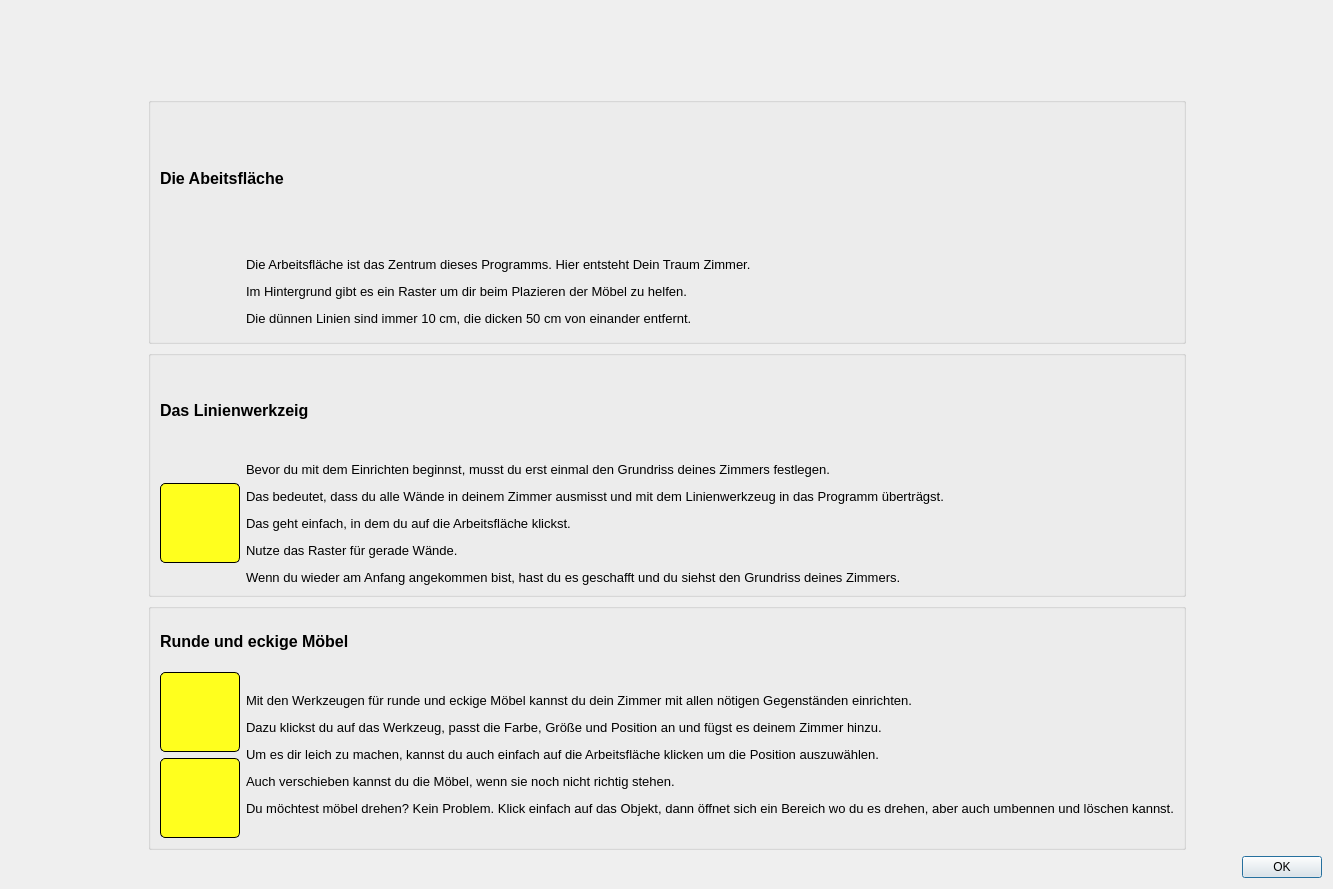
<?xml version="1.0" encoding="UTF-8"?>
<ui version="4.0">
 <class>TutorialLineTool</class>
 <widget class="QDialog" name="TutorialLineTool">
  <property name="geometry">
   <rect>
    <x>0</x>
    <y>0</y>
    <width>1333</width>
    <height>889</height>
   </rect>
  </property>
  <property name="windowTitle">
   <string>Dialog</string>
  </property>
  <layout class="QGridLayout" name="gridLayout">
   <item row="1" column="2">
    <widget class="QGroupBox" name="groupBox_2">
     <property name="title">
      <string/>
     </property>
     <layout class="QGridLayout" name="gridLayout_3">
      <item row="2" column="0">
       <widget class="QWidget" name="widget_2" native="true">
        <property name="minimumSize">
         <size>
          <width>80</width>
          <height>80</height>
         </size>
        </property>
        <property name="maximumSize">
         <size>
          <width>80</width>
          <height>80</height>
         </size>
        </property>
        <property name="styleSheet">
         <string notr="true">image: url(:/new/prefix1/Raster.png);</string>
        </property>
       </widget>
      </item>
      <item row="2" column="1">
       <widget class="QLabel" name="label_4">
        <property name="text">
         <string>&lt;html&gt;&lt;head/&gt;&lt;body&gt;&lt;p&gt;&lt;span style=&quot; font-size:10pt;&quot;&gt;Die Arbeitsfläche ist das Zentrum dieses Programms. Hier entsteht Dein Traum Zimmer. &lt;/span&gt;&lt;/p&gt;&lt;p&gt;&lt;span style=&quot; font-size:10pt;&quot;&gt;Im Hintergrund gibt es ein Raster um dir beim Plazieren der Möbel zu helfen. &lt;/span&gt;&lt;/p&gt;&lt;p&gt;&lt;span style=&quot; font-size:10pt;&quot;&gt;Die dünnen Linien sind immer 10 cm, die dicken 50 cm von einander entfernt.&lt;/span&gt;&lt;/p&gt;&lt;/body&gt;&lt;/html&gt;</string>
        </property>
       </widget>
      </item>
      <item row="1" column="0" colspan="3">
       <widget class="QLabel" name="label_3">
        <property name="text">
         <string>&lt;html&gt;&lt;head/&gt;&lt;body&gt;&lt;p&gt;&lt;span style=&quot; font-size:12pt; font-weight:600;&quot;&gt;Die Abeitsfläche&lt;/span&gt;&lt;/p&gt;&lt;/body&gt;&lt;/html&gt;</string>
        </property>
       </widget>
      </item>
     </layout>
    </widget>
   </item>
   <item row="0" column="2">
    <widget class="QWidget" name="widget" native="true">
     <property name="sizePolicy">
      <sizepolicy hsizetype="Preferred" vsizetype="Preferred">
       <horstretch>0</horstretch>
       <verstretch>0</verstretch>
      </sizepolicy>
     </property>
     <property name="minimumSize">
      <size>
       <width>0</width>
       <height>60</height>
      </size>
     </property>
     <property name="maximumSize">
      <size>
       <width>16777215</width>
       <height>80</height>
      </size>
     </property>
     <property name="styleSheet">
      <string notr="true">image: url(:/new/prefix1/Element 1.png);</string>
     </property>
    </widget>
   </item>
   <item row="3" column="2">
    <widget class="QGroupBox" name="groupBox_3">
     <property name="title">
      <string/>
     </property>
     <layout class="QGridLayout" name="gridLayout_4">
      <item row="2" column="0">
       <widget class="QPushButton" name="pushButton_3">
        <property name="sizePolicy">
         <sizepolicy hsizetype="Fixed" vsizetype="Fixed">
          <horstretch>0</horstretch>
          <verstretch>0</verstretch>
         </sizepolicy>
        </property>
        <property name="minimumSize">
         <size>
          <width>80</width>
          <height>80</height>
         </size>
        </property>
        <property name="baseSize">
         <size>
          <width>80</width>
          <height>80</height>
         </size>
        </property>
        <property name="styleSheet">
         <string notr="true">QPushButton {
	background-color: rgb(255, 255, 30); border: 1px solid black;
	border-radius: 5px;
}

QPushButton:checked {
	background-color: qradialgradient(spread:pad, cx:0.5, cy:0.5, radius:0.5, fx:0.5, fy:0.5, stop:0 rgba(255, 255, 0, 255), stop:1 rgba(255, 200, 0, 255))
}</string>
        </property>
        <property name="text">
         <string/>
        </property>
        <property name="icon">
         <iconset resource="Images/selecttool.qrc">
          <normaloff>:/new/prefix1/ic_stop_black_48dp.png</normaloff>:/new/prefix1/ic_stop_black_48dp.png</iconset>
        </property>
        <property name="iconSize">
         <size>
          <width>60</width>
          <height>60</height>
         </size>
        </property>
       </widget>
      </item>
      <item row="1" column="0">
       <widget class="QPushButton" name="pushButton_2">
        <property name="sizePolicy">
         <sizepolicy hsizetype="Fixed" vsizetype="Fixed">
          <horstretch>0</horstretch>
          <verstretch>0</verstretch>
         </sizepolicy>
        </property>
        <property name="minimumSize">
         <size>
          <width>80</width>
          <height>80</height>
         </size>
        </property>
        <property name="baseSize">
         <size>
          <width>80</width>
          <height>80</height>
         </size>
        </property>
        <property name="styleSheet">
         <string notr="true">QPushButton {
	background-color: rgb(255, 255, 30); border: 1px solid black;
	border-radius: 5px;
}

QPushButton:checked {
	background-color: qradialgradient(spread:pad, cx:0.5, cy:0.5, radius:0.5, fx:0.5, fy:0.5, stop:0 rgba(255, 255, 0, 255), stop:1 rgba(255, 200, 0, 255))
}</string>
        </property>
        <property name="text">
         <string/>
        </property>
        <property name="icon">
         <iconset resource="Images/selecttool.qrc">
          <normaloff>:/new/prefix1/ic_fiber_manual_record_black_48dp.png</normaloff>:/new/prefix1/ic_fiber_manual_record_black_48dp.png</iconset>
        </property>
        <property name="iconSize">
         <size>
          <width>60</width>
          <height>60</height>
         </size>
        </property>
        <property name="checkable">
         <bool>true</bool>
        </property>
       </widget>
      </item>
      <item row="0" column="0" colspan="2">
       <widget class="QLabel" name="label_5">
        <property name="text">
         <string>&lt;html&gt;&lt;head/&gt;&lt;body&gt;&lt;p&gt;&lt;span style=&quot; font-size:12pt; font-weight:600;&quot;&gt;Runde und eckige Möbel&lt;/span&gt;&lt;/p&gt;&lt;/body&gt;&lt;/html&gt;</string>
        </property>
       </widget>
      </item>
      <item row="1" column="1" rowspan="2">
       <widget class="QLabel" name="label_6">
        <property name="text">
         <string>&lt;html&gt;&lt;head/&gt;&lt;body&gt;&lt;p&gt;&lt;span style=&quot; font-size:10pt;&quot;&gt;Mit den Werkzeugen für runde und eckige Möbel kannst du dein Zimmer mit allen nötigen Gegenständen einrichten.&lt;/span&gt;&lt;/p&gt;&lt;p&gt;&lt;span style=&quot; font-size:10pt;&quot;&gt;Dazu klickst du auf das Werkzeug, passt die Farbe, Größe und Position an und fügst es deinem Zimmer hinzu. &lt;/span&gt;&lt;/p&gt;&lt;p&gt;&lt;span style=&quot; font-size:10pt;&quot;&gt;Um es dir leich zu machen, kannst du auch einfach auf die Arbeitsfläche klicken um die Position auszuwählen.&lt;/span&gt;&lt;/p&gt;&lt;p&gt;&lt;span style=&quot; font-size:10pt;&quot;&gt;Auch verschieben kannst du die Möbel, wenn sie noch nicht richtig stehen.&lt;/span&gt;&lt;/p&gt;&lt;p&gt;&lt;span style=&quot; font-size:10pt;&quot;&gt;Du möchtest möbel drehen? Kein Problem. Klick einfach auf das Objekt, dann öffnet sich ein Bereich wo du es drehen, aber auch umbennen und löschen kannst.&lt;/span&gt;&lt;/p&gt;&lt;/body&gt;&lt;/html&gt;</string>
        </property>
       </widget>
      </item>
     </layout>
    </widget>
   </item>
   <item row="2" column="2">
    <widget class="QGroupBox" name="groupBox">
     <property name="title">
      <string/>
     </property>
     <layout class="QGridLayout" name="gridLayout_2">
      <item row="2" column="0">
       <widget class="QPushButton" name="pushButton">
        <property name="sizePolicy">
         <sizepolicy hsizetype="Fixed" vsizetype="Fixed">
          <horstretch>0</horstretch>
          <verstretch>0</verstretch>
         </sizepolicy>
        </property>
        <property name="minimumSize">
         <size>
          <width>80</width>
          <height>80</height>
         </size>
        </property>
        <property name="baseSize">
         <size>
          <width>80</width>
          <height>80</height>
         </size>
        </property>
        <property name="styleSheet">
         <string notr="true">QPushButton {
	background-color: rgb(255, 255, 30); border: 1px solid black;
	border-radius: 5px;
}

QPushButton:checked {
	background-color: qradialgradient(spread:pad, cx:0.5, cy:0.5, radius:0.5, fx:0.5, fy:0.5, stop:0 rgba(255, 255, 0, 255), stop:1 rgba(255, 200, 0, 255))
}</string>
        </property>
        <property name="text">
         <string/>
        </property>
        <property name="icon">
         <iconset resource="Images/selecttool.qrc">
          <normaloff>:/new/prefix1/ic_timeline_black_48dp.png</normaloff>:/new/prefix1/ic_timeline_black_48dp.png</iconset>
        </property>
        <property name="iconSize">
         <size>
          <width>60</width>
          <height>60</height>
         </size>
        </property>
        <property name="checkable">
         <bool>true</bool>
        </property>
       </widget>
      </item>
      <item row="2" column="1">
       <widget class="QLabel" name="label">
        <property name="text">
         <string>&lt;html&gt;&lt;head/&gt;&lt;body&gt;&lt;p&gt;&lt;span style=&quot; font-size:10pt;&quot;&gt;Bevor du mit dem Einrichten beginnst, musst du erst einmal den Grundriss deines Zimmers festlegen. &lt;/span&gt;&lt;/p&gt;&lt;p&gt;&lt;span style=&quot; font-size:10pt;&quot;&gt;Das bedeutet, dass du alle Wände in deinem Zimmer ausmisst und mit dem Linienwerkzeug in das Programm überträgst.&lt;/span&gt;&lt;/p&gt;&lt;p&gt;&lt;span style=&quot; font-size:10pt;&quot;&gt;Das geht einfach, in dem du auf die Arbeitsfläche klickst. &lt;/span&gt;&lt;/p&gt;&lt;p&gt;&lt;span style=&quot; font-size:10pt;&quot;&gt;Nutze das Raster für gerade Wände. &lt;/span&gt;&lt;/p&gt;&lt;p&gt;&lt;span style=&quot; font-size:10pt;&quot;&gt;Wenn du wieder am Anfang angekommen bist, hast du es geschafft und du siehst den Grundriss deines Zimmers.&lt;/span&gt;&lt;/p&gt;&lt;/body&gt;&lt;/html&gt;</string>
        </property>
       </widget>
      </item>
      <item row="0" column="0" colspan="2">
       <widget class="QLabel" name="label_2">
        <property name="text">
         <string>&lt;html&gt;&lt;head/&gt;&lt;body&gt;&lt;p&gt;&lt;span style=&quot; font-size:12pt; font-weight:600;&quot;&gt;Das Linienwerkzeig&lt;/span&gt;&lt;/p&gt;&lt;/body&gt;&lt;/html&gt;</string>
        </property>
       </widget>
      </item>
     </layout>
    </widget>
   </item>
   <item row="4" column="1" colspan="3">
    <widget class="QDialogButtonBox" name="buttonBox">
     <property name="orientation">
      <enum>Qt::Horizontal</enum>
     </property>
     <property name="standardButtons">
      <set>QDialogButtonBox::Ok</set>
     </property>
    </widget>
   </item>
  </layout>
 </widget>
 <resources>
  <include location="Images/selecttool.qrc"/>
 </resources>
 <connections>
  <connection>
   <sender>buttonBox</sender>
   <signal>accepted()</signal>
   <receiver>TutorialLineTool</receiver>
   <slot>accept()</slot>
   <hints>
    <hint type="sourcelabel">
     <x>248</x>
     <y>254</y>
    </hint>
    <hint type="destinationlabel">
     <x>157</x>
     <y>274</y>
    </hint>
   </hints>
  </connection>
  <connection>
   <sender>buttonBox</sender>
   <signal>rejected()</signal>
   <receiver>TutorialLineTool</receiver>
   <slot>reject()</slot>
   <hints>
    <hint type="sourcelabel">
     <x>316</x>
     <y>260</y>
    </hint>
    <hint type="destinationlabel">
     <x>286</x>
     <y>274</y>
    </hint>
   </hints>
  </connection>
 </connections>
</ui>
